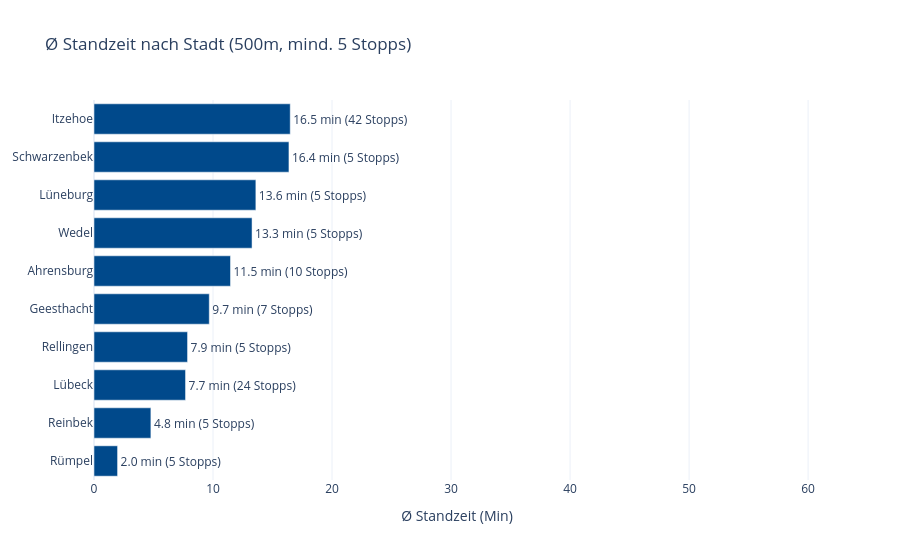

Notebook code for this chart:
### Code cell
# Flop Städte
top = (valid.groupby("Stadt")["Standzeit_Geo_min"]
       .agg(["mean","count"]).reset_index()
       .query("count >= 5")
       .sort_values("mean", ascending=True).head(10))
top.columns = ["Stadt","Avg","Stopps"]
fig = go.Figure(go.Bar(
    y=top["Stadt"], x=top["Avg"], orientation="h",
    marker_color="#00498b",
    text=[f"{v:.1f} min ({int(n)} Stopps)"
          for v, n in zip(top["Avg"], top["Stopps"])],
    textposition="outside", cliponaxis=False
))
fig.update_layout(title=f"Ø Standzeit nach Stadt ({RADIUS}m, mind. 5 Stopps)")
fig.update_xaxes(title_text="Ø Standzeit (Min)", range=[0, 61])
fig.show()

### Figure 1 — Plotly figure (JSON) as saved in the notebook; plotly's stock layout.template omitted (floating-point values rounded to 4 significant figures)
{"data": [{"cliponaxis": false, "marker": {"color": "#00498b"}, "orientation": "h", "text": ["2.0 min (5 Stopps)", "4.8 min (5 Stopps)", "7.7 min (24 Stopps)", "7.9 min (5 Stopps)", "9.7 min (7 Stopps)", "11.5 min (10 Stopps)", "13.3 min (5 Stopps)", "13.6 min (5 Stopps)", "16.4 min (5 Stopps)", "16.5 min (42 Stopps)"], "textposition": "outside", "type": "bar", "x": [1.98, 4.78, 7.692, 7.86, 9.686, 11.47, 13.28, 13.6, 16.38, 16.49], "y": ["Rümpel", "Reinbek", "Lübeck", "Rellingen", "Geesthacht", "Ahrensburg", "Wedel", "Lüneburg", "Schwarzenbek", "Itzehoe"]}], "layout": {"title": {"text": "Ø Standzeit nach Stadt (500m, mind. 5 Stopps)"}, "xaxis": {"range": [0, 61], "title": {"text": "Ø Standzeit (Min)"}}}}
